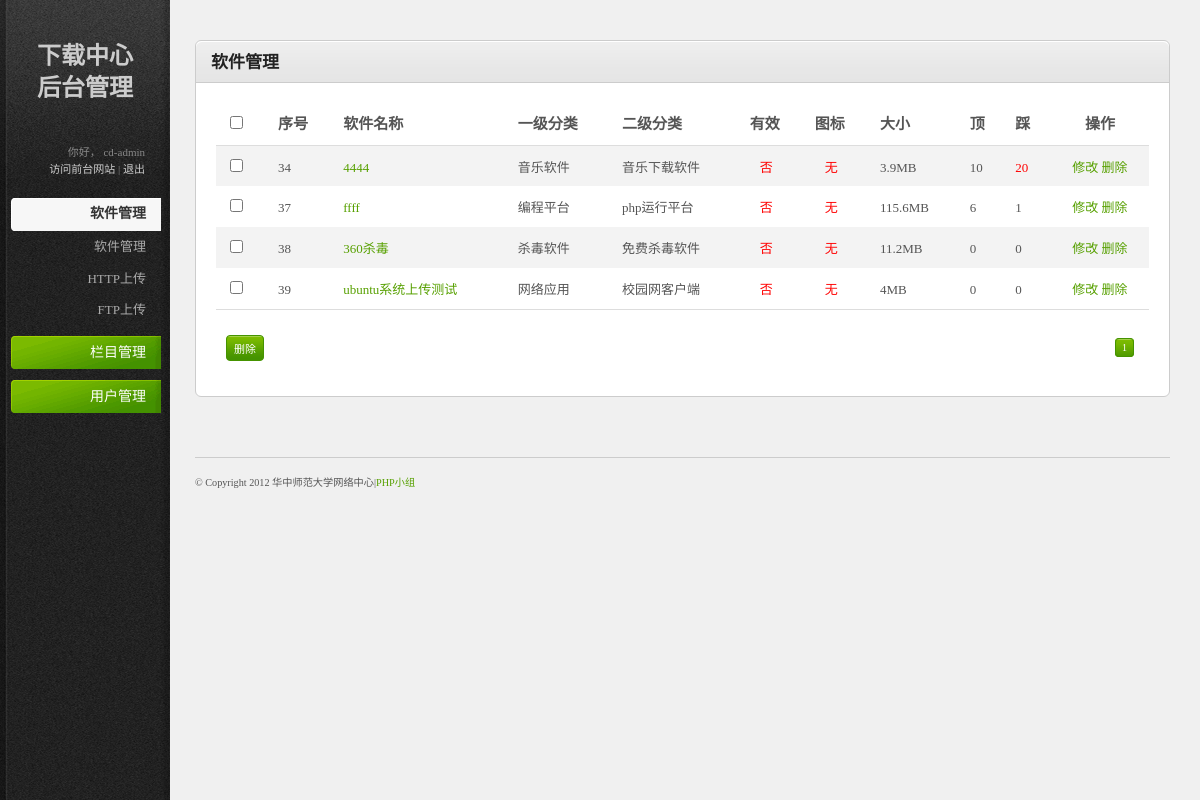
The app's page /cd-admin/index.php?title=soft&list=view (signed in), older data.
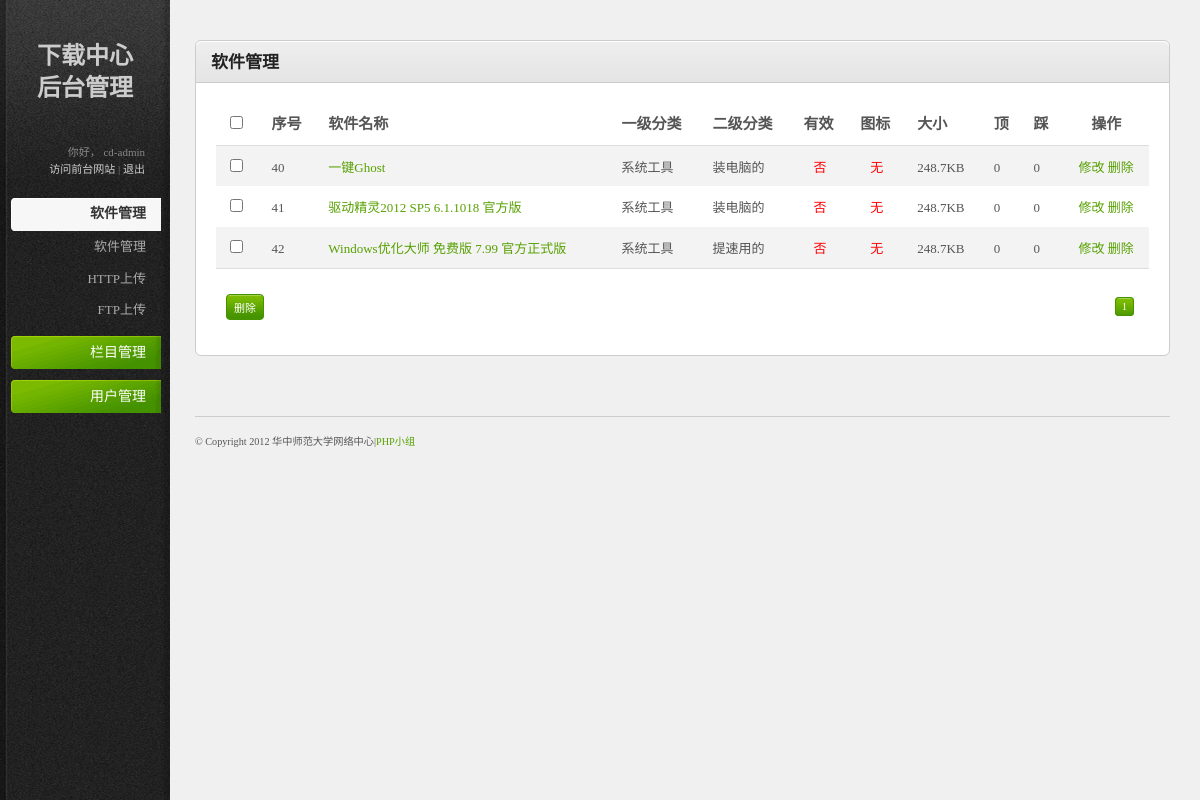
The same page, newer data.
### tables this page shows
CREATE TABLE IF NOT EXISTS `cd_softs` (
  `ID` bigint(6) unsigned NOT NULL AUTO_INCREMENT,
  `soft_name` varchar(40) NOT NULL,
  `soft_url` varchar(100) NOT NULL COMMENT '需以 http:// 开头',
  `term_id` bigint(6) unsigned NOT NULL,
  `tag_id` bigint(6) unsigned NOT NULL,
  `post_time` datetime NOT NULL DEFAULT '0000-00-00 00:00:00',
  `soft_description` text NOT NULL,
  `soft_size` int(8) unsigned NOT NULL COMMENT '单位:KB',
  `soft_os` varchar(30) NOT NULL,
  `soft_img` varchar(40) DEFAULT NULL COMMENT '需以 http:// 开头',
  `down_count` bigint(6) unsigned NOT NULL DEFAULT '0',
  `downer_top_count` bigint(6) NOT NULL DEFAULT '0' COMMENT '被顶次数',
  `downer_down_count` bigint(6) NOT NULL DEFAULT '0' COMMENT '被踩次数',
  `downer_viru_count` bigint(6) unsigned NOT NULL DEFAULT '0' COMMENT '被报毒次数',
  `downer_null_count` bigint(6) unsigned NOT NULL DEFAULT '0' COMMENT '报告文件无效次数',
  PRIMARY KEY (`ID`),
  KEY `FK_softs_terms` (`term_id`),
  KEY `FK_softs_tags` (`tag_id`)
);

CREATE TABLE IF NOT EXISTS `cd_terms` (
  `term_id` bigint(6) unsigned NOT NULL AUTO_INCREMENT,
  `term_name` varchar(10) NOT NULL,
  `term_rank` bigint(6) unsigned NOT NULL,
  `down_count` bigint(6) unsigned NOT NULL,
  PRIMARY KEY (`term_id`)
);

CREATE TABLE IF NOT EXISTS `cd_tags` (
  `tag_id` bigint(6) unsigned NOT NULL AUTO_INCREMENT,
  `tag_name` varchar(10) NOT NULL,
  `tag_rank` bigint(6) unsigned NOT NULL,
  `tag_parent` bigint(6) unsigned NOT NULL,
  `down_count` bigint(6) unsigned NOT NULL DEFAULT '0',
  PRIMARY KEY (`tag_id`),
  KEY `FK_tags_terms` (`tag_parent`)
);

### htdocs/cd-admin/index.php (called while the page is built, shortened)
<?php
require_once ('./includes/menu.php');
?>
<?php
require_once ('./softs_common.php');
?>

### htdocs/cd-admin/view_softs.php (the view, shortened to what this page needs)
<h3><?php echo $title; ?></h3>
</div>
<div class="content-box-content">
<div class="tab-content default-tab" >
<form method="post" action="del_selected_softs.php" name="myform">
<table style="white-space:nowrap;">
<thead>
<tr>
<th><input class="check-all" type="checkbox" /></th>
<th>序号</th>
<th>软件名称</th>
<th>一级分类</th>
<th>二级分类</th>
<th>有效</th>
<th>图标</th>
<th>大小</th>
<th>顶</th>
<th>踩</th>
<th style="text-align:center;">操作</th>
</tr>
</thead>
<tfoot>
<tr>
<td colspan="11">
<div class="bulk-actions align-left">
<input type="submit" class="button" name="submit" value="删除" onclick="return HTMerDel2();"/>
</div>
<div class="pagination">
<?php
$query = "SELECT s.ID,s.soft_name,s.term_id,s.soft_url,s.soft_size,s.downer_top_count,s.downer_down_count,te.term_name,ta.tag_name FROM `cd_softs` s,`cd_terms` te, `cd_tags` ta WHERE s.term_id = te.term_id AND s.tag_id = ta.tag_id AND te.term_id = ta.tag_parent order by ID;";
$result = mysql_query($query) or die(mysql_error());
if (isset($_GET["page"]))
$page = $_GET["page"];
else
$page = 1;
$records_per_page = 15;
$total_records = mysql_num_rows($result);
$total_pages = ceil($total_records / $records_per_page);
for ($i = 1; $i <= $total_pages; $i++){
	if ($i == $page)
	echo "<a href ='index.php?title=soft&list=view&page=$i' class='number current'>$i</a> ";
	else
	echo "<a href='index.php?title=soft&list=view&page=$i' class='number'>$i</a> ";
	}
echo $html = <<<HTML
</div>
<div class="clear"></div>
</td>
</tr>
</tfoot>
<tbody>
HTML;
$j=1;
while ($row = mysql_fetch_assoc($result) and $j <= $records_per_page) {
	extract($row);
	$folder_name = "../";
	$softname = "SELECT soft_url as softname FROM `cd_softs` WHERE ID =".$ID;
	$softresult = mysql_query($softname) or die(mysql_error());
	$num = mysql_num_rows($softresult);
	$softrow = mysql_fetch_assoc($softresult);
	if($num != 0 && file_exists($folder_name.$softrow['softname'])){
		$sta = '<span style="padding-left:10px;">是</span>';
	}else{
		$sta = '<span style="color:red;padding-left:10px;">否</span>';
	}
	$softimg = "SELECT soft_img as softimg FROM `cd_softs` WHERE ID =" .$ID;
	$imgresult = mysql_query($softimg) or die(mysql_error());
	$num2 = mysql_num_rows($imgresult);
	$imgrow = mysql_fetch_assoc($imgresult);
	if($num2 != 0 && file_exists($folder_name.$imgrow['softimg'])&& $imgrow['softimg'] !=''){
		$imgsta = '<span style="padding-left:10px;">有</span>';
	}else{
		$imgsta = '<span style="color:red;padding-left:10px;">无</span>';
	}
	$url = $_SERVER["SERVER_NAME"] . ":" . $_SERVER["SERVER_PORT"];
	$soft_url = 'http://'.$url.'/'.$soft_url;
	echo '<tr>';
	echo '<td><input type="checkbox" name="check[]" value="'.$ID.'"/></td>';
	echo '<td>'.$ID.'</td>';
	echo '<td><a href="'.$soft_url.'">'.$soft_name.'</a></td>';
	echo '<td>'.$term_name.'</td>';
	echo '<td>'.$tag_name.'</td>';
	echo '<td>'.$sta.'</td>';
	echo '<td>'.$imgsta.'</td>';
	if ($soft_size>=1024&&$soft_size<=1048576){
		$soft_size = $soft_size /1024;
		$soft_size = round($soft_size,1);
		$soft_size = $soft_size.'KB';
	}
	elseif($soft_size>1048576&&$soft_size<1073741824){
		$soft_size = $soft_size /1048576;
		$soft_size = round($soft_size,1);
		$soft_size = $soft_size.'MB';
	}
	elseif($soft_size<1024){
		$soft_size = round($soft_size,1);
		$soft_size = $soft_size.'B';
	}
	else{
		$soft_size = $soft_size /1073741824;
		$soft_size = round($soft_size,1);
		$soft_size = $soft_size.'GB';
	}
	echo '<td>'.$soft_size.'</td>';
	echo '<td>'.$downer_top_count.'</td>';
	if($downer_down_count>15){
		$downer_down_count = '<span style="color:red;">'.$downer_down_count.'</span>';
	}
	echo '<td>'.$downer_down_count.'</td>';
	echo '<td style="text-align:center;">'."<a href='edit_softs.php?softid=$ID'>修改</a> "." <a href='del_softs.php?softid=$ID' onClick='return HTMerDel();'>删除</a>";
	echo '</td></tr>';
	$j++;
}
?>
</tbody>
</table>
</form>
</div>

Row changes from the older to the newer data that the page shows:
removed cd_softs: ID "34", soft_name "4444", term.term_name "音乐软件", tag.tag_name "音乐下载软件", shows "否", shows "无", soft_size "3.9MB", downer_top_count "10", downer_down_count "20"
removed cd_softs: ID "37", soft_name "ffff", term.term_name "编程平台", tag.tag_name "php运行平台", shows "否", shows "无", soft_size "115.6MB", downer_top_count "6", downer_down_count "1"
removed cd_softs: ID "38", soft_name "360杀毒", term.term_name "杀毒软件", tag.tag_name "免费杀毒软件", shows "否", shows "无", soft_size "11.2MB", downer_top_count "0", downer_down_count "0"
removed cd_softs: ID "39", soft_name "ubuntu系统上传测试", term.term_name "网络应用", tag.tag_name "校园网客户端", shows "否", shows "无", soft_size "4MB", downer_top_count "0", downer_down_count "0"
added cd_softs: ID "40", soft_name "一键Ghost", term.term_name "系统工具", tag.tag_name "装电脑的", shows "否", shows "无", soft_size "248.7KB", downer_top_count "0", downer_down_count "0"
added cd_softs: ID "41", soft_name "驱动精灵2012 SP5 6.1.1018 官方版", term.term_name "系统工具", tag.tag_name "装电脑的", shows "否", shows "无", soft_size "248.7KB", downer_top_count "0", downer_down_count "0"
added cd_softs: ID "42", soft_name "Windows优化大师 免费版 7.99 官方正式版", term.term_name "系统工具", tag.tag_name "提速用的", shows "否", shows "无", soft_size "248.7KB", downer_top_count "0", downer_down_count "0"
